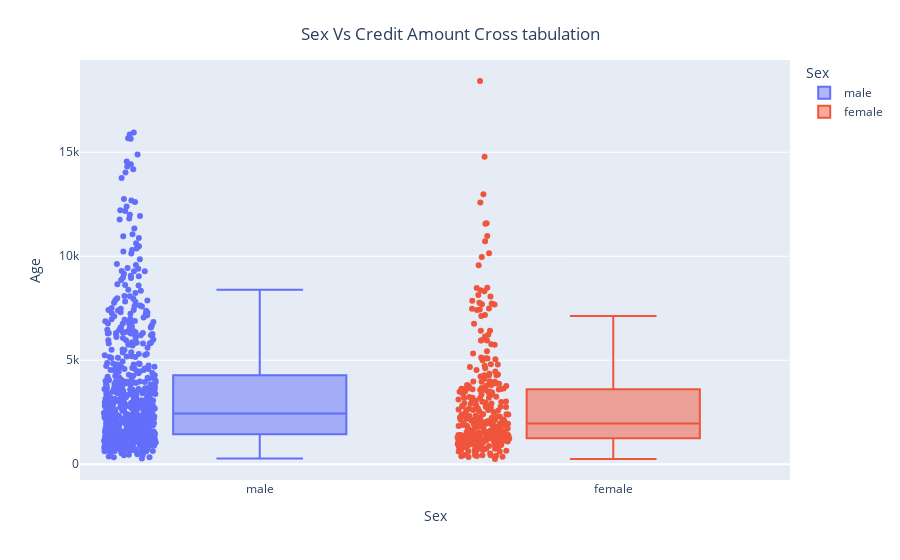

Notebook cell for this chart:
### Code cell
SC =credit.loc[:,['Sex','Credit amount']]
fig = px.box(SC, x="Sex", y="Credit amount", points="all", color="Sex")
fig.update_traces(quartilemethod="exclusive") # or "inclusive", or "linear" by default
fig.update_layout(
    title={
          'text':"Sex Vs Credit Amount Cross tabulation",
        'y':.95,
        'x':.5,
        'xanchor': 'center',
        'yanchor': 'top'
    },
    xaxis_title="Sex",
    yaxis_title="Age",
   
)
fig.show()

### Figure 1 — Plotly figure (JSON) as saved in the notebook; plotly's stock layout.template omitted (floating-point values rounded to 4 significant figures; data arrays with more than 128 entries replaced by an {"elided": "..."} marker saying what was removed)
{"data": [{"alignmentgroup": "True", "boxpoints": "all", "hovertemplate": "Sex=%{x}<br>Credit amount=%{y}<extra></extra>", "legendgroup": "male", "marker": {"color": "#636efa"}, "name": "male", "notched": false, "offsetgroup": "male", "orientation": "v", "quartilemethod": "exclusive", "showlegend": true, "type": "box", "x": {"elided": "690 str values"}, "x0": " ", "xaxis": "x", "y": {"elided": "690 int values"}, "y0": " ", "yaxis": "y"}, {"alignmentgroup": "True", "boxpoints": "all", "hovertemplate": "Sex=%{x}<br>Credit amount=%{y}<extra></extra>", "legendgroup": "female", "marker": {"color": "#EF553B"}, "name": "female", "notched": false, "offsetgroup": "female", "orientation": "v", "quartilemethod": "exclusive", "showlegend": true, "type": "box", "x": {"elided": "310 str values"}, "x0": " ", "xaxis": "x", "y": {"elided": "310 int values"}, "y0": " ", "yaxis": "y"}], "layout": {"boxmode": "overlay", "legend": {"title": {"text": "Sex"}, "tracegroupgap": 0}, "margin": {"t": 60}, "title": {"text": "Sex Vs Credit Amount Cross tabulation", "x": 0.5, "xanchor": "center", "y": 0.95, "yanchor": "top"}, "xaxis": {"anchor": "y", "categoryarray": ["male", "female"], "categoryorder": "array", "domain": [0, 1], "title": {"text": "Sex"}}, "yaxis": {"anchor": "x", "domain": [0, 1], "title": {"text": "Age"}}}}
